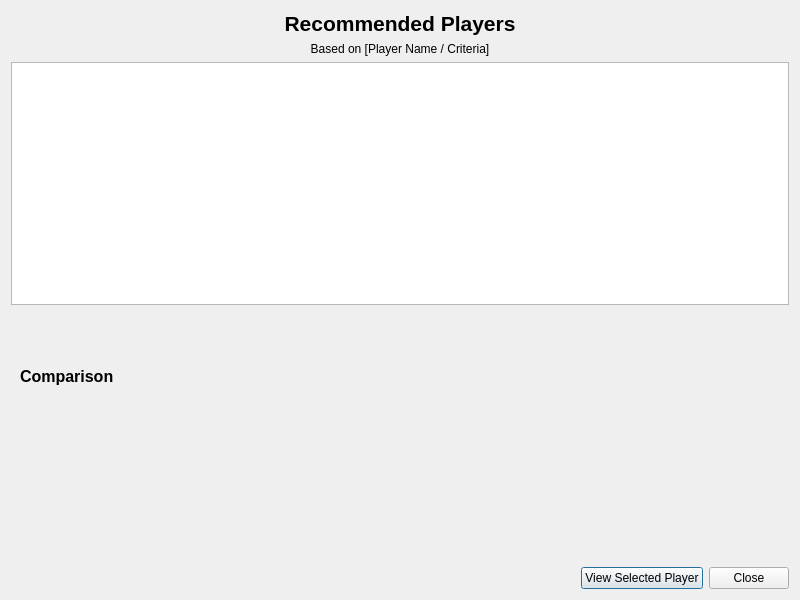
<?xml version="1.0" encoding="UTF-8"?>
<ui version="4.0">
 <class>RecommendationPanel</class>
 <widget class="QDialog" name="RecommendationPanel">
  <property name="geometry">
   <rect>
    <x>0</x>
    <y>0</y>
    <width>800</width>
    <height>600</height>
   </rect>
  </property>
  <property name="windowTitle">
   <string>Player Recommendations</string>
  </property>
  <layout class="QVBoxLayout" name="verticalLayout">
   <item>
    <widget class="QLabel" name="label_title">
     <property name="font">
      <font>
       <pointsize>16</pointsize>
       <weight>75</weight>
       <bold>true</bold>
      </font>
     </property>
     <property name="text">
      <string>Recommended Players</string>
     </property>
     <property name="alignment">
      <set>Qt::AlignCenter</set>
     </property>
    </widget>
   </item>
   <item>
    <widget class="QLabel" name="label_subtitle">
     <property name="text">
      <string>Based on [Player Name / Criteria]</string>
     </property>
     <property name="alignment">
      <set>Qt::AlignCenter</set>
     </property>
    </widget>
   </item>
   <item>
    <widget class="QTableView" name="tableView_recommendations"/>
   </item>
   <item>
    <widget class="QWidget" name="widget_comparison" native="true">
     <property name="minimumSize">
      <size>
       <width>0</width>
       <height>250</height>
      </size>
     </property>
     <layout class="QVBoxLayout" name="verticalLayout_2">
      <item>
       <widget class="QLabel" name="label_comparison">
        <property name="font">
         <font>
          <pointsize>12</pointsize>
          <weight>75</weight>
          <bold>true</bold>
         </font>
        </property>
        <property name="text">
         <string>Comparison</string>
        </property>
       </widget>
      </item>
      <item>
       <widget class="QWidget" name="widget_comparison_chart" native="true"/>
      </item>
     </layout>
    </widget>
   </item>
   <item>
    <layout class="QHBoxLayout" name="horizontalLayout">
     <item>
      <spacer name="horizontalSpacer">
       <property name="orientation">
        <enum>Qt::Horizontal</enum>
       </property>
       <property name="sizeHint" stdset="0">
        <size>
         <width>40</width>
         <height>20</height>
        </size>
       </property>
      </spacer>
     </item>
     <item>
      <widget class="QPushButton" name="pushButton_view_player">
       <property name="text">
        <string>View Selected Player</string>
       </property>
      </widget>
     </item>
     <item>
      <widget class="QPushButton" name="pushButton_close">
       <property name="text">
        <string>Close</string>
       </property>
      </widget>
     </item>
    </layout>
   </item>
  </layout>
 </widget>
 <resources/>
 <connections>
  <connection>
   <sender>pushButton_close</sender>
   <signal>clicked()</signal>
   <receiver>RecommendationPanel</receiver>
   <slot>reject()</slot>
   <hints>
    <hint type="sourcelabel">
     <x>725</x>
     <y>579</y>
    </hint>
    <hint type="destinationlabel">
     <x>399</x>
     <y>299</y>
    </hint>
   </hints>
  </connection>
 </connections>
</ui>
